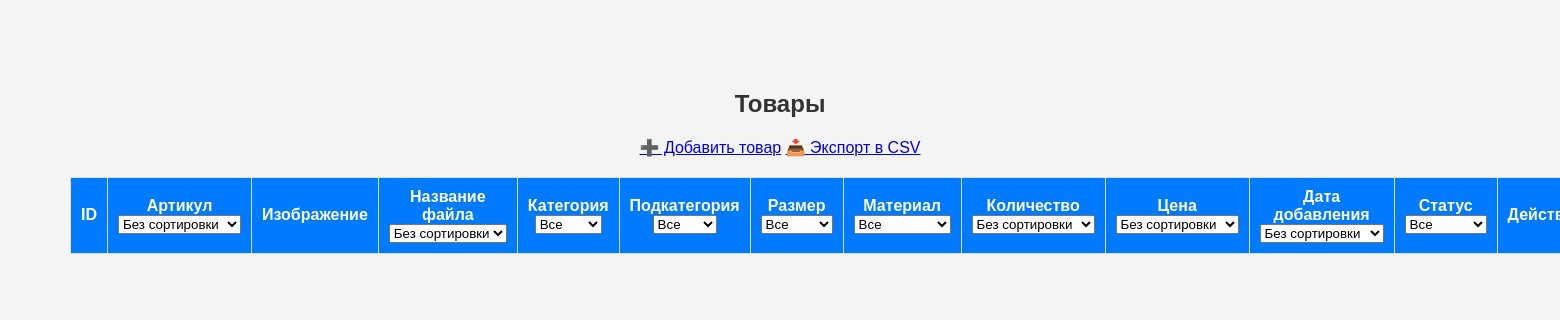
The page /admin/products.php (signed in) on the database as committed earlier.
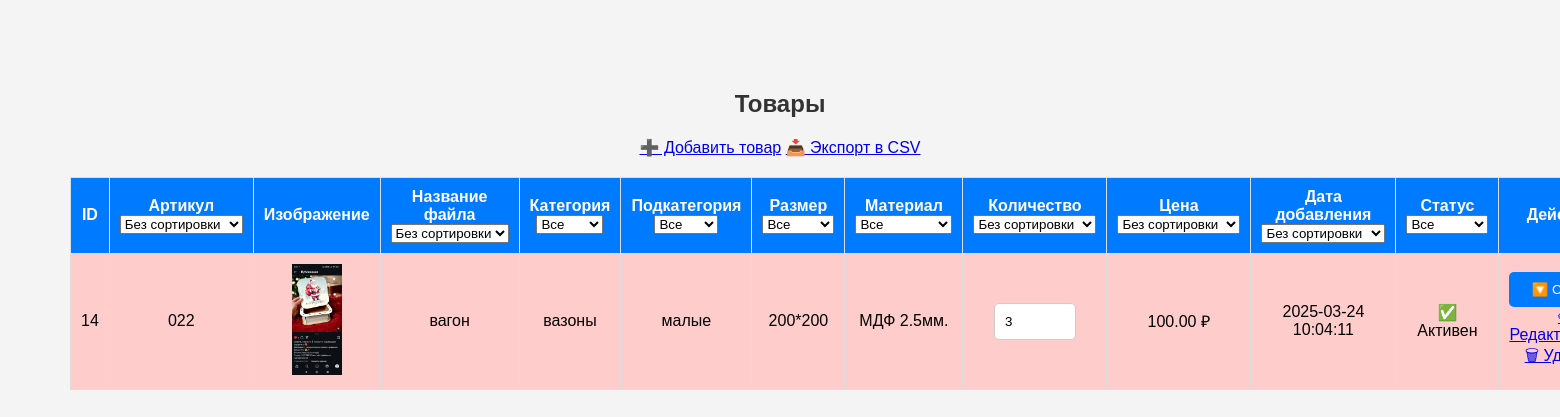
The same page on the database as committed later.
### tables this page shows
CREATE TABLE `products` (
  `id` int(11) NOT NULL AUTO_INCREMENT,
  `name` varchar(255) NOT NULL,
  `description` text DEFAULT NULL,
  `price` decimal(10,2) NOT NULL,
  `image` varchar(255) DEFAULT NULL,
  `category` varchar(100) DEFAULT NULL,
  `stock` int(11) DEFAULT 0,
  `created_at` timestamp NOT NULL DEFAULT current_timestamp(),
  `category_id` int(11) NOT NULL,
  `images` text DEFAULT NULL,
  `sku` varchar(50) NOT NULL,
  `subcategory` varchar(100) NOT NULL,
  `size` varchar(50) NOT NULL,
  `material` varchar(100) NOT NULL,
  `status` tinyint(1) NOT NULL DEFAULT 1,
  `slug` varchar(255) NOT NULL,
  `seo_title` varchar(255) DEFAULT NULL,
  `seo_description` text DEFAULT NULL,
  `seo_keywords` varchar(255) DEFAULT NULL,
  PRIMARY KEY (`id`),
  UNIQUE KEY `slug` (`slug`)
);

CREATE TABLE `categories` (
  `id` int(11) NOT NULL AUTO_INCREMENT,
  `name` varchar(100) NOT NULL,
  `seo_title` varchar(255) DEFAULT NULL,
  `seo_description` text DEFAULT NULL,
  `seo_keywords` text DEFAULT NULL,
  `slug` varchar(255) DEFAULT NULL,
  PRIMARY KEY (`id`),
  UNIQUE KEY `name` (`name`),
  UNIQUE KEY `slug` (`slug`)
);

CREATE TABLE `subcategories` (
  `id` int(11) NOT NULL AUTO_INCREMENT,
  `category_id` int(11) NOT NULL,
  `name` varchar(100) NOT NULL,
  PRIMARY KEY (`id`),
  KEY `category_id` (`category_id`),
  CONSTRAINT `subcategories_ibfk_1` FOREIGN KEY (`category_id`) REFERENCES `categories` (`id`) ON DELETE CASCADE
);

CREATE TABLE `sizes` (
  `id` int(11) NOT NULL AUTO_INCREMENT,
  `name` varchar(50) NOT NULL,
  PRIMARY KEY (`id`),
  UNIQUE KEY `name` (`name`)
);

CREATE TABLE `materials` (
  `id` int(11) NOT NULL AUTO_INCREMENT,
  `name` varchar(100) NOT NULL,
  PRIMARY KEY (`id`),
  UNIQUE KEY `name` (`name`)
);

### admin/products.php (the view, shortened to what this page needs)
<?php
require_once '../database/db.php';
$query = "SELECT p.*, c.name AS category_name, s.name AS subcategory_name, sz.name AS size_name, m.name AS material_name
          FROM products p
          LEFT JOIN categories c ON p.category = c.id
          LEFT JOIN subcategories s ON p.subcategory = s.id
          LEFT JOIN sizes sz ON p.size = sz.id
          LEFT JOIN materials m ON p.material = m.id
          WHERE 1";
$params = [];
$sort_options = [];
if (!empty($sort_options)) {
    $query .= " ORDER BY " . implode(", ", $sort_options);
} else {
    $query .= " ORDER BY p.created_at DESC";
}
$stmt = $conn->prepare($query);
$stmt->execute($params);
$products = $stmt->fetchAll(PDO::FETCH_ASSOC);
?>
<!DOCTYPE html>
<html lang="ru">
<head>
    <link rel="stylesheet" href="styles.css">
</head>
<body>
<h2>Товары</h2>
<a href="add_product.php">➕ Добавить товар</a>
<a href="export_products.php">📥 Экспорт в CSV</a>
<table border="1">
    <tr>
        <th>ID</th>
        <th>
            Артикул<br>
            <select name="sku_sort" onchange="filterProducts()">
                <option value="">Без сортировки</option>
            </select>
        </th>
        <th>Изображение</th>
        <th>
            Название файла<br>
            <select name="name_sort" onchange="filterProducts()">
                <option value="">Без сортировки</option>
            </select>
        </th>
        <th>
            Категория<br>
            <select name="category" onchange="filterProducts()">
                <option value="">Все</option>
            </select>
        </th>
        <th>
            Подкатегория<br>
            <select name="subcategory" onchange="filterProducts()">
                <option value="">Все</option>
            </select>
        </th>
        <th>
            Размер<br>
            <select name="size" onchange="filterProducts()">
                <option value="">Все</option>
            </select>
        </th>
        <th>
            Материал<br>
            <select name="material" onchange="filterProducts()">
                <option value="">Все</option>
            </select>
        </th>
        <th>
            Количество<br>
            <select name="stock_sort" onchange="filterProducts()">
                <option value="">Без сортировки</option>
            </select>
        </th>
        <th>
            Цена<br>
            <select name="stock_sort" onchange="filterProducts()">
                <option value="">Без сортировки</option>
            </select>
        </th>
        <th>
            Дата добавления<br>
            <select name="date_sort" onchange="filterProducts()">
                <option value="">Без сортировки</option>
            </select>
        </th>
        <th>
    Статус<br>
    <select name="status" onchange="filterProducts()">
        <option value="">Все</option>
    </select>
</th>
        <th>Действия</th>
    </tr>
    <?php foreach ($products as $product): ?>
    <tr <?= ($product['stock'] < 5) ? 'style="background-color: #ffcccc;"' : ''; ?>>
        <td><?= $product['id']; ?></td>
        <td><?= htmlspecialchars($product['sku']); ?></td>
        <td>
            <?php
            $images = json_decode($product['images'], true);
            if (!empty($images)) {
                echo '<img src="/mysterymakers/' . $images[0] . '" width="50">';
            }
            ?>
        </td>
        <td><?= htmlspecialchars($product['name']); ?></td>
        <td><?= htmlspecialchars($product['category_name']); ?></td>
        <td><?= htmlspecialchars($product['subcategory_name']); ?></td>
        <td><?= htmlspecialchars($product['size_name']); ?></td>
        <td><?= htmlspecialchars($product['material_name']); ?></td>
        <td>
            <input type="number" value="<?= $product['stock']; ?>"
       style="width: 60px;"
                   onchange="updateStock(<?= $product['id']; ?>, this.value)">
        </td>
        <td><?= number_format($product['price'], 2, '.', ''); ?> ₽</td>
        <td><?= $product['created_at']; ?></td>
        <td>
    <?= ($product['status'] == 1) ? '✅ Активен' : '❌ Скрыт'; ?>
</td>
        <td>
        <button onclick="toggleStatus(<?= $product['id']; ?>)">
        <?= ($product['status'] == 1) ? '🔽 Скрыть' : '🔼 Показать'; ?>
    </button>
            <a href="edit_product.php?id=<?= $product['id']; ?>">✏ Редактировать</a>
            <a href="delete_product.php?id=<?= $product['id']; ?>" onclick="return confirm('Удалить товар?');">🗑 Удалить</a>
        </td>
    </tr>
    <?php endforeach; ?>
</table>
</body>
</html>

### admin/styles.css (style rules this page uses)
body { font-family: Arial, sans-serif; margin: 20px; }
h2 { color: #333; }
body { font-family: Arial, sans-serif; background-color: #f4f4f4; text-align: center; padding: 50px; }
input { width: 100%; padding: 10px; margin: 5px 0; border: 1px solid #ccc; border-radius: 5px; }
button { width: 100%; padding: 10px; background: #007bff; color: white; border: none; border-radius: 5px; cursor: pointer; }
table { width: 100%; border-collapse: collapse; margin-top: 20px; }
th, td { border: 1px solid #ddd; padding: 10px; text-align: center; }
th { background-color: #007bff; color: white; }
tr:nth-child(even) { background-color: #f2f2f2; }

Rows that differ between the two databases and show on the page:
added products: id "14", sku "022", name "вагон", categories.name "вазоны", subcategories.name "малые", sizes.name "200*200", materials.name "МДФ 2.5мм.", stock "3", price "100.00", created_at "2025-03-24 10:04:11", status "✅ Активен"
